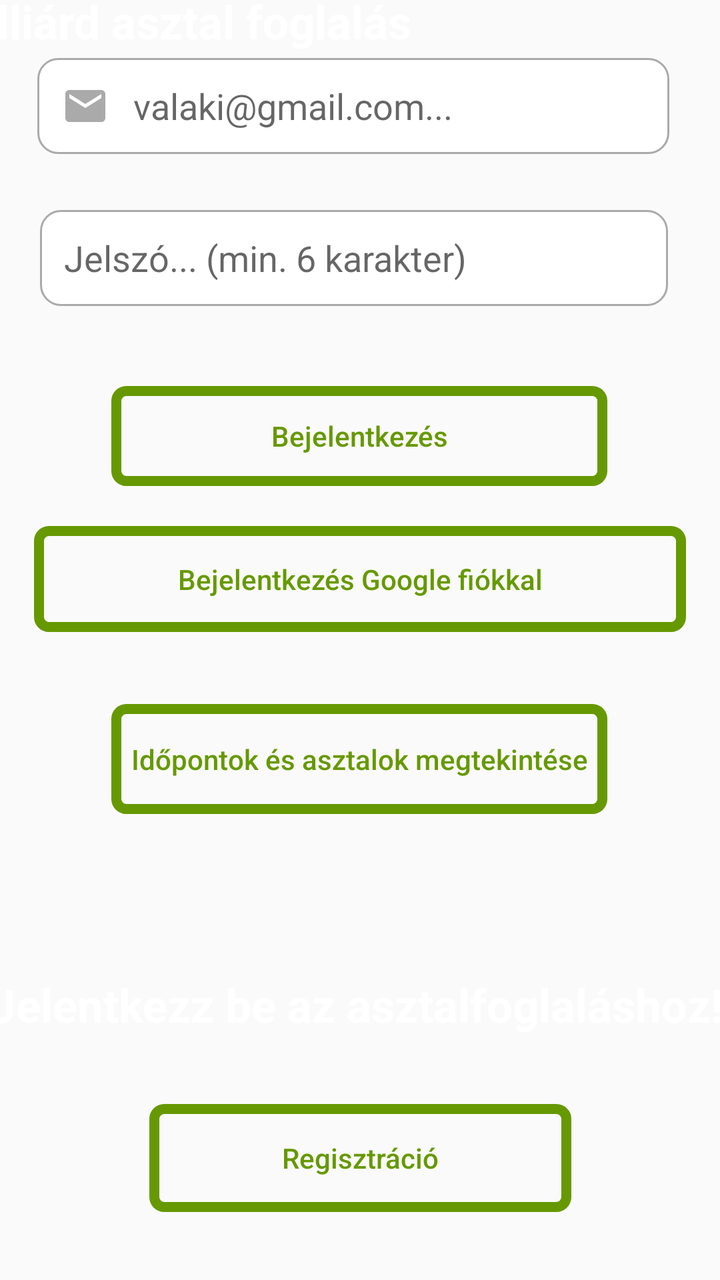
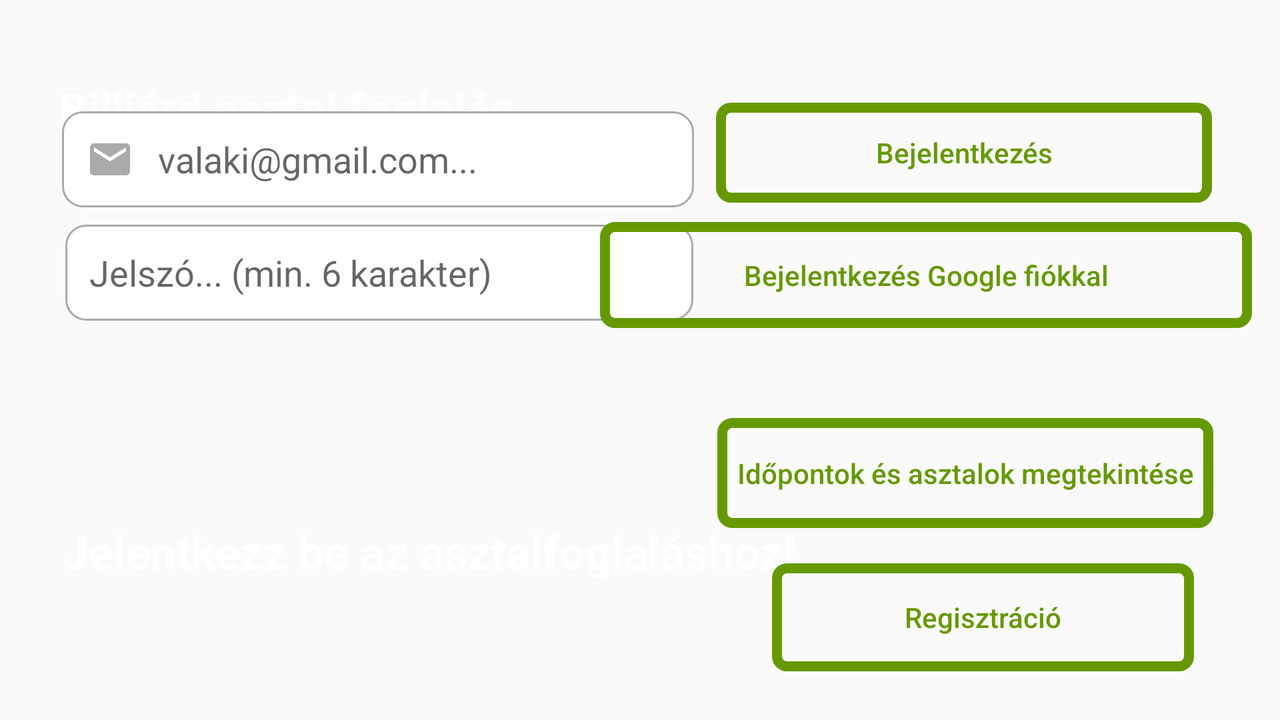

One screen, two layout resources from the same app: the default and the repository's alternative for another configuration. Each is rendered where Android would select it; the XML of both is given below.
<!-- AndroidManifest.xml: application theme Theme.BilliardProject -->
<!-- res/layout/activity_main.xml -->
<?xml version="1.0" encoding="utf-8"?>
<androidx.constraintlayout.widget.ConstraintLayout xmlns:android="http://schemas.android.com/apk/res/android"
    xmlns:app="http://schemas.android.com/apk/res-auto"
    xmlns:tools="http://schemas.android.com/tools"
    android:id="@+id/main"
    android:layout_width="match_parent"
    android:layout_height="match_parent"
    android:background="@drawable/bg"
    tools:context=".MainActivity">

    <TextView
        android:id="@+id/szovegTextView"
        android:layout_width="371dp"
        android:layout_height="41dp"
        android:layout_marginBottom="24dp"
        android:text="@string/szoveg"
        android:textColor="@android:color/white"
        android:textSize="23sp"
        android:textStyle="bold"
        app:layout_constraintBottom_toTopOf="@+id/registerButton"
        app:layout_constraintEnd_toEndOf="parent"
        app:layout_constraintStart_toStartOf="parent" />


    <TextView
        android:id="@+id/szoveg1TextView"
        android:layout_width="387dp"
        android:layout_height="37dp"
        android:text="@string/szoveg1"
        android:textColor="@android:color/white"
        android:textSize="23sp"
        android:textStyle="bold"
        app:layout_constraintBottom_toTopOf="@+id/editTextEmail"
        app:layout_constraintEnd_toEndOf="parent"
        app:layout_constraintHorizontal_bias="0.833"
        app:layout_constraintStart_toStartOf="parent"
        app:layout_constraintTop_toTopOf="parent"
        app:layout_constraintVertical_bias="0.63" />

    <Button
        android:id="@+id/loginButton"
        android:layout_width="248dp"
        android:layout_height="50dp"
        android:layout_marginBottom="20dp"
        android:background="@drawable/login_button"
        android:text="@string/bejelentkezes"
        android:textAllCaps="false"
        android:textColor="@android:color/holo_green_dark"
        app:layout_constraintBottom_toTopOf="@+id/loginGoogleAccButton"
        app:layout_constraintEnd_toEndOf="parent"
        app:layout_constraintHorizontal_bias="0.496"
        app:layout_constraintStart_toStartOf="parent"
        android:onClick="login"/>

    <Button
        android:id="@+id/loginGoogleAccButton"
        android:layout_width="326dp"
        android:layout_height="53dp"
        android:layout_marginBottom="36dp"
        android:background="@drawable/login_button"
        android:text="@string/bej_google_acc"
        android:textAllCaps="false"
        android:textColor="@android:color/holo_green_dark"
        app:layout_constraintBottom_toTopOf="@+id/loginGuest"
        app:layout_constraintEnd_toEndOf="parent"
        app:layout_constraintHorizontal_bias="0.496"
        app:layout_constraintStart_toStartOf="parent"
        android:onClick="loginWithGoogle"/>

    <Button
        android:id="@+id/loginGuest"
        android:layout_width="248dp"
        android:layout_height="55dp"
        android:layout_marginBottom="80dp"
        android:background="@drawable/login_button"
        android:text="@string/bej_vendeg"
        android:textAllCaps="false"
        android:textColor="@android:color/holo_green_dark"
        app:layout_constraintBottom_toTopOf="@+id/szovegTextView"
        app:layout_constraintEnd_toEndOf="parent"
        app:layout_constraintHorizontal_bias="0.496"
        app:layout_constraintStart_toStartOf="parent"
        android:onClick="loginAsGuest"/>

    <EditText
        android:id="@+id/editTextEmail"
        android:layout_width="316dp"
        android:layout_height="48dp"
        android:layout_marginBottom="28dp"
        android:background="@drawable/input_edittext"
        android:drawableStart="@drawable/custome_email_icon"
        android:drawablePadding="12dp"
        android:ems="10"
        android:hint="@string/pelda_mail"
        android:inputType="textEmailAddress"
        android:paddingStart="12dp"
        android:paddingEnd="12dp"
        app:layout_constraintBottom_toTopOf="@+id/editTextTextPassword"
        app:layout_constraintEnd_toEndOf="parent"
        app:layout_constraintHorizontal_bias="0.421"
        app:layout_constraintStart_toStartOf="parent"
        app:layout_constraintTop_toTopOf="parent"
        app:layout_constraintVertical_bias="1.0" />

    <EditText
        android:id="@+id/editTextTextPassword"
        android:layout_width="314dp"
        android:layout_height="48dp"
        android:layout_marginBottom="40dp"
        android:background="@drawable/input_edittext"
        android:drawableStart="@drawable/custome_lock_icon"
        android:drawablePadding="12dp"
        android:ems="10"
        android:hint="@string/jelszo"
        android:inputType="textPassword"
        android:paddingStart="12dp"
        android:paddingEnd="12dp"
        app:layout_constraintBottom_toTopOf="@+id/loginButton"
        app:layout_constraintEnd_toEndOf="parent"
        app:layout_constraintHorizontal_bias="0.432"
        app:layout_constraintStart_toStartOf="parent" />

    <Button
        android:id="@+id/registerButton"
        android:layout_width="211dp"
        android:layout_height="54dp"
        android:background="@drawable/login_button"
        android:onClick="register"
        android:text="@string/regisztracio"
        android:textAllCaps="false"
        android:textColor="@android:color/holo_green_dark"
        app:layout_constraintBottom_toBottomOf="parent"
        app:layout_constraintEnd_toEndOf="parent"
        app:layout_constraintStart_toStartOf="parent"
        app:layout_constraintTop_toTopOf="parent"
        app:layout_constraintVertical_bias="0.942" />

</androidx.constraintlayout.widget.ConstraintLayout>
<!-- resources referenced by this layout -->
<resources>
  <!-- drawable custome_email_icon (drawable) -->
  <?xml version="1.0" encoding="utf-8"?>
  <selector xmlns:android="http://schemas.android.com/apk/res/android">
  
      <item android:state_focused="true"
      android:drawable="@drawable/ic_email_focused"/>
  
      <item android:state_focused="false"
      android:drawable="@drawable/ic_email"/>
  
  </selector>
  <!-- drawable input_edittext (drawable) -->
  <?xml version="1.0" encoding="utf-8"?>
  <selector xmlns:android="http://schemas.android.com/apk/res/android">
  
      <item android:state_enabled="true" android:state_focused="true">
          <shape android:shape="rectangle">
              <solid android:color="@android:color/white"/>
              <corners android:radius="10dp"/>
              <stroke android:color="@android:color/holo_green_dark" android:width="1dp"/>
          </shape>
      </item>
  
      <item android:state_enabled="true">
          <shape android:shape="rectangle">
              <solid android:color="@android:color/white"/>
              <corners android:radius="10dp"/>
              <stroke android:color="@android:color/darker_gray" android:width="1dp"/>
          </shape>
      </item>
  </selector>
  <!-- drawable login_button (drawable) -->
  <?xml version="1.0" encoding="utf-8"?>
  <shape xmlns:android="http://schemas.android.com/apk/res/android" android:shape="rectangle">
  
      <stroke android:color="@android:color/holo_green_dark" android:width="5dp"/>
      <corners android:radius="5sp"/>
  
  </shape>
  <string name="bej_google_acc">Bejelentkezés Google fiókkal</string>
  <string name="bej_vendeg">Időpontok és asztalok megtekintése</string>
  <string name="bejelentkezes">Bejelentkezés</string>
  <string name="jelszo">Jelszó... (min. 6 karakter)</string>
  <string name="pelda_mail">valaki@gmail.com...</string>
  <string name="regisztracio">Regisztráció</string>
  <string name="szoveg">Jelentkezz be az asztalfoglaláshoz!</string>
  <string name="szoveg1">Billiárd asztal foglalás</string>
  <style name="Theme.BilliardProject" parent="Base.Theme.BilliardProject" />
  <!-- drawable ic_email_focused (drawable) -->
  <vector
      xmlns:android="http://schemas.android.com/apk/res/android"
      android:height="24dp"
      android:viewportHeight="24"
      android:viewportWidth="24"
      android:width="24dp">
        
      <path android:fillColor="@android:color/holo_green_dark" android:pathData="M20,4L4,4c-1.1,0 -1.99,0.9 -1.99,2L2,18c0,1.1 0.9,2 2,2h16c1.1,0 2,-0.9 2,-2L22,6c0,-1.1 -0.9,-2 -2,-2zM20,8l-8,5 -8,-5L4,6l8,5 8,-5v2z"/>
      
  </vector>
  <!-- drawable ic_email (drawable) -->
  <vector
      xmlns:android="http://schemas.android.com/apk/res/android"
      android:height="24dp"
      android:viewportHeight="24"
      android:viewportWidth="24"
      android:width="24dp">
        
      <path android:fillColor="@android:color/darker_gray" android:pathData="M20,4L4,4c-1.1,0 -1.99,0.9 -1.99,2L2,18c0,1.1 0.9,2 2,2h16c1.1,0 2,-0.9 2,-2L22,6c0,-1.1 -0.9,-2 -2,-2zM20,8l-8,5 -8,-5L4,6l8,5 8,-5v2z"/>
      
  </vector>
  <style name="Base.Theme.BilliardProject" parent="Theme.AppCompat.Light.DarkActionBar">
      </style>
</resources>
<!-- res/layout-land/activity_main.xml (the repository's variant of the layout above) -->
<!-- drawn on the phone turned sideways -->
<?xml version="1.0" encoding="utf-8"?>
<androidx.constraintlayout.widget.ConstraintLayout xmlns:android="http://schemas.android.com/apk/res/android"
    xmlns:app="http://schemas.android.com/apk/res-auto"
    xmlns:tools="http://schemas.android.com/tools"
    android:id="@+id/main"
    android:layout_width="match_parent"
    android:layout_height="match_parent"
    android:background="@drawable/bg"
    tools:context=".MainActivity">


    <TextView
        android:id="@+id/szovegTextView"
        android:layout_width="371dp"
        android:layout_height="41dp"
        android:text="@string/szoveg"
        android:textColor="@android:color/white"
        android:textSize="23dp"
        android:textStyle="bold"
        app:layout_constraintBottom_toBottomOf="parent"
        app:layout_constraintEnd_toEndOf="parent"
        app:layout_constraintHorizontal_bias="0.116"
        app:layout_constraintStart_toStartOf="parent"
        app:layout_constraintTop_toTopOf="parent"
        app:layout_constraintVertical_bias="0.816" />

    <TextView
        android:id="@+id/szoveg1TextView"
        android:layout_width="387dp"
        android:layout_height="37dp"
        android:text="@string/szoveg1"
        android:textColor="@android:color/white"
        android:textSize="23sp"
        android:textStyle="bold"
        app:layout_constraintBottom_toBottomOf="parent"
        app:layout_constraintEnd_toEndOf="parent"
        app:layout_constraintHorizontal_bias="0.116"
        app:layout_constraintStart_toStartOf="parent"
        app:layout_constraintTop_toTopOf="parent"
        app:layout_constraintVertical_bias="0.12" />

    <Button
        android:id="@+id/loginButton"
        android:layout_width="248dp"
        android:layout_height="50dp"
        android:background="@drawable/login_button"
        android:text="@string/bejelentkezes"
        android:textAllCaps="false"
        android:textColor="@android:color/holo_green_dark"
        app:layout_constraintBottom_toTopOf="@+id/loginGoogleAccButton"
        app:layout_constraintEnd_toEndOf="parent"
        app:layout_constraintHorizontal_bias="0.913"
        app:layout_constraintStart_toStartOf="parent"
        app:layout_constraintTop_toTopOf="parent"
        app:layout_constraintVertical_bias="0.839"
        android:onClick="login"/>

    <Button
        android:id="@+id/loginGoogleAccButton"
        android:layout_width="326dp"
        android:layout_height="53dp"
        android:layout_marginBottom="196dp"
        android:background="@drawable/login_button"
        android:text="@string/bej_google_acc"
        android:textAllCaps="false"
        android:textColor="@android:color/holo_green_dark"
        app:layout_constraintBottom_toBottomOf="parent"
        app:layout_constraintEnd_toEndOf="parent"
        app:layout_constraintHorizontal_bias="0.955"
        app:layout_constraintStart_toStartOf="parent"
        android:onClick="loginWithGoogle"/>

    <Button
        android:id="@+id/loginGuest"
        android:layout_width="248dp"
        android:layout_height="55dp"
        android:background="@drawable/login_button"
        android:text="@string/bej_vendeg"
        android:textAllCaps="false"
        android:textColor="@android:color/holo_green_dark"
        app:layout_constraintBottom_toTopOf="@+id/registerButton"
        app:layout_constraintEnd_toEndOf="parent"
        app:layout_constraintHorizontal_bias="0.915"
        app:layout_constraintStart_toStartOf="parent"
        app:layout_constraintTop_toBottomOf="@+id/loginGoogleAccButton"
        app:layout_constraintVertical_bias="0.716"
        android:onClick="loginAsGuest"/>

    <EditText
        android:id="@+id/editTextEmail"
        android:layout_width="316dp"
        android:layout_height="48dp"
        android:background="@drawable/input_edittext"
        android:drawableStart="@drawable/custome_email_icon"
        android:drawablePadding="12dp"
        android:ems="10"
        android:hint="@string/pelda_mail"
        android:inputType="textEmailAddress"
        android:paddingStart="12dp"
        android:paddingEnd="12dp"
        app:layout_constraintBottom_toTopOf="@+id/editTextTextPassword"
        app:layout_constraintEnd_toEndOf="parent"
        app:layout_constraintHorizontal_bias="0.096"
        app:layout_constraintStart_toStartOf="parent"
        app:layout_constraintTop_toTopOf="parent"
        app:layout_constraintVertical_bias="0.864" />

    <EditText
        android:id="@+id/editTextTextPassword"
        android:layout_width="314dp"
        android:layout_height="48dp"
        android:layout_marginBottom="100dp"
        android:background="@drawable/input_edittext"
        android:drawableStart="@drawable/custome_lock_icon"
        android:drawablePadding="12dp"
        android:ems="10"
        android:hint="@string/jelszo"
        android:inputType="textPassword"
        android:paddingStart="12dp"
        android:paddingEnd="12dp"
        app:layout_constraintBottom_toTopOf="@+id/szovegTextView"
        app:layout_constraintEnd_toEndOf="parent"
        app:layout_constraintHorizontal_bias="0.1"
        app:layout_constraintStart_toStartOf="parent" />

    <Button
        android:id="@+id/registerButton"
        android:layout_width="211dp"
        android:layout_height="54dp"
        android:background="@drawable/login_button"
        android:onClick="register"
        android:text="@string/regisztracio"
        android:textAllCaps="false"
        android:textColor="@android:color/holo_green_dark"
        app:layout_constraintBottom_toBottomOf="parent"
        app:layout_constraintEnd_toEndOf="parent"
        app:layout_constraintHorizontal_bias="0.9"
        app:layout_constraintStart_toStartOf="parent"
        app:layout_constraintTop_toTopOf="parent"
        app:layout_constraintVertical_bias="0.921" />

</androidx.constraintlayout.widget.ConstraintLayout>
